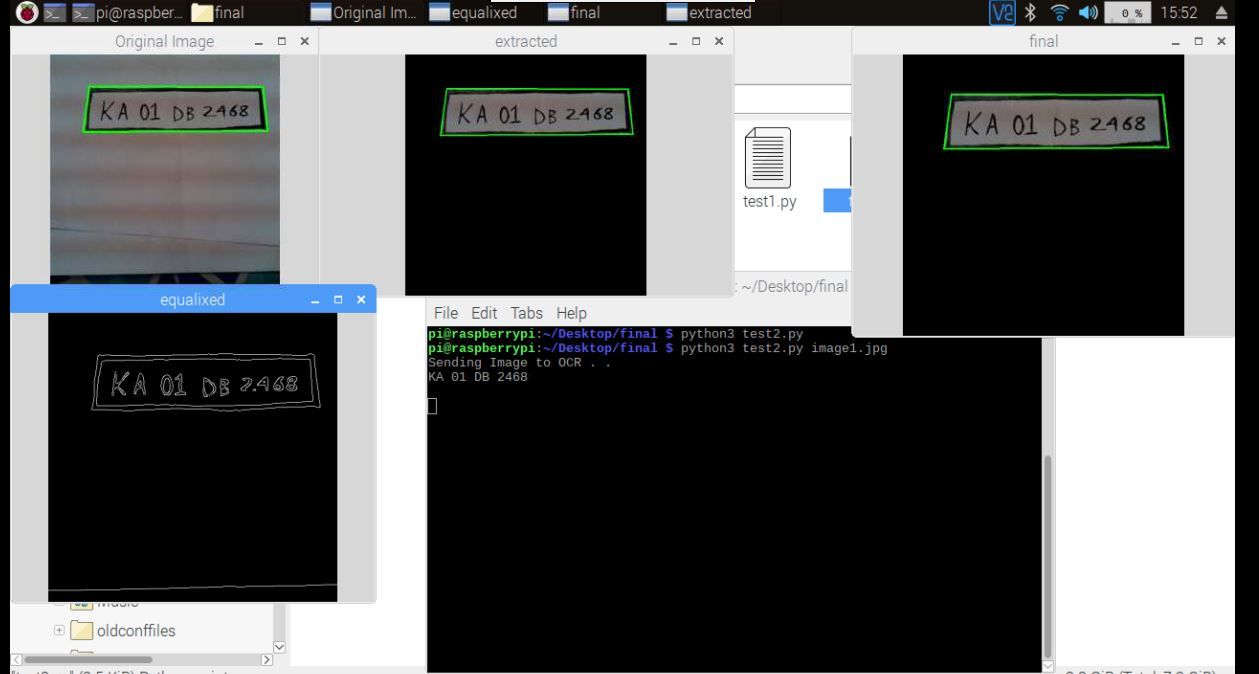
#> input picture test_image2_24-04-2018.JPG, 1259 x 674 px
$ python boodi_detection+ocr.py test_image2_24-04-2018.JPG   (older library calls are emulated)
#> lines starting #> are read from the running program, lines starting #| are printed output that depends on the picture; after the words box and inside, x2 and y2 are one past the last pixel; in counts of white or black regions, pixels touching at a corner belong together
import cv2
import numpy as np
from google.cloud import vision
from google.cloud.vision import types
import os,sys

filename=sys.argv[1]

os.environ['GOOGLE_APPLICATION_CREDENTIALS'] = 'boodi.json'
client = vision.ImageAnnotatorClient()
# Reading Image
img = cv2.imread(filename)
#> img is the input picture: shape (674, 1259, 3); mean B, G, R 96.4, 95.8, 94.3
cv2.namedWindow("Original Image",cv2.WINDOW_NORMAL)
#img_gray = cv2.cvtColor(img,cv2.COLOR_RGB2HSV)
#h,s,img_gray = cv2.split(img_gray)


img_gray = cv2.cvtColor(img,cv2.COLOR_RGB2GRAY)
noise_removal = cv2.bilateralFilter(img_gray,7,85,85)

'''kernel = cv2.getStructuringElement(cv2.MORPH_RECT,(3,3))
morph_image = cv2.morphologyEx(equalize,cv2.MORPH_OPEN,kernel,iterations=2)

sub_morp_image = cv2.subtract(equalize,noise_removal)'''

ret,thresh_image = cv2.threshold(noise_removal,0,255,cv2.THRESH_OTSU+cv2.THRESH_BINARY)
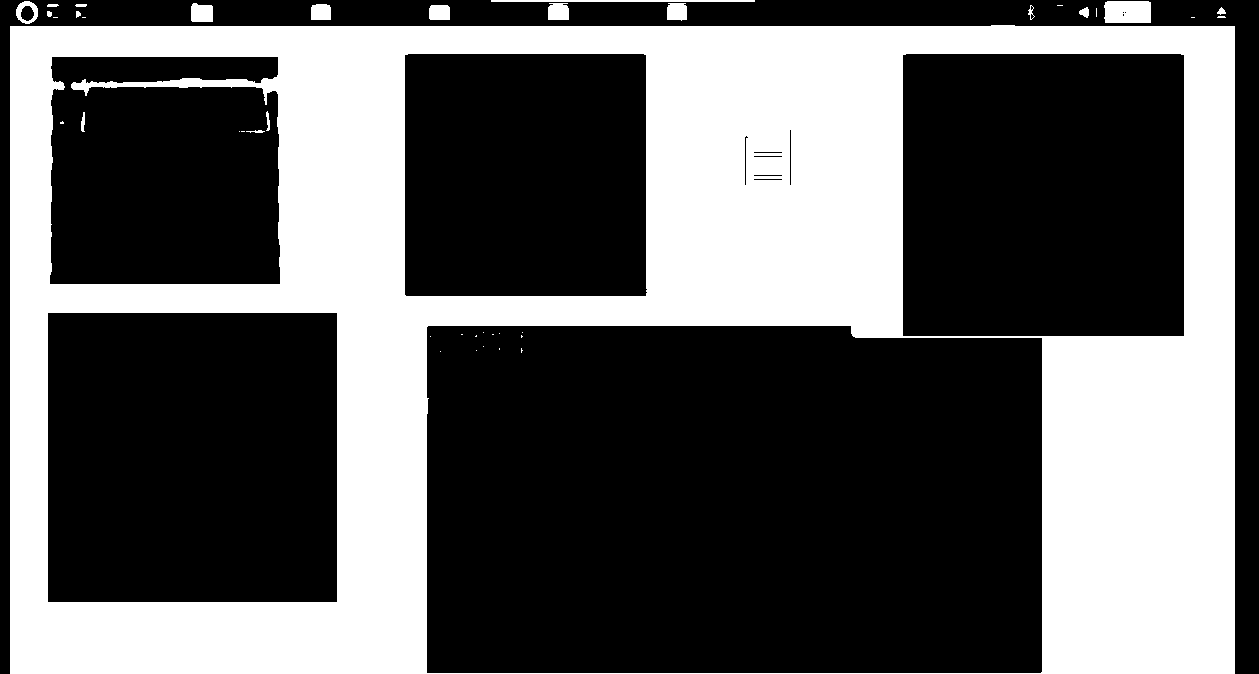
#> thresh_image: shape (674, 1259); 37.2% white; 41 white regions (22 under 20 px), largest, box (x1, y1, x2, y2) and area: (10, 25, 1235, 674) 311571, (1104, 1, 1151, 23) 1009, (491, 0, 755, 2) 528
#> ret = 122
equalize= cv2.equalizeHist(thresh_image)

canny_image = cv2.Canny(equalize,250,255)
#> canny_image: shape (674, 1259); 1.3% white in thin lines or dots
canny_image = cv2.convertScaleAbs(canny_image)

cv2.namedWindow("equalixed",cv2.WINDOW_NORMAL)
cv2.imshow("equalixed",canny_image)

kernel = np.ones((3,3), np.uint8)
dilated_image = cv2.dilate(canny_image,kernel,iterations=3)
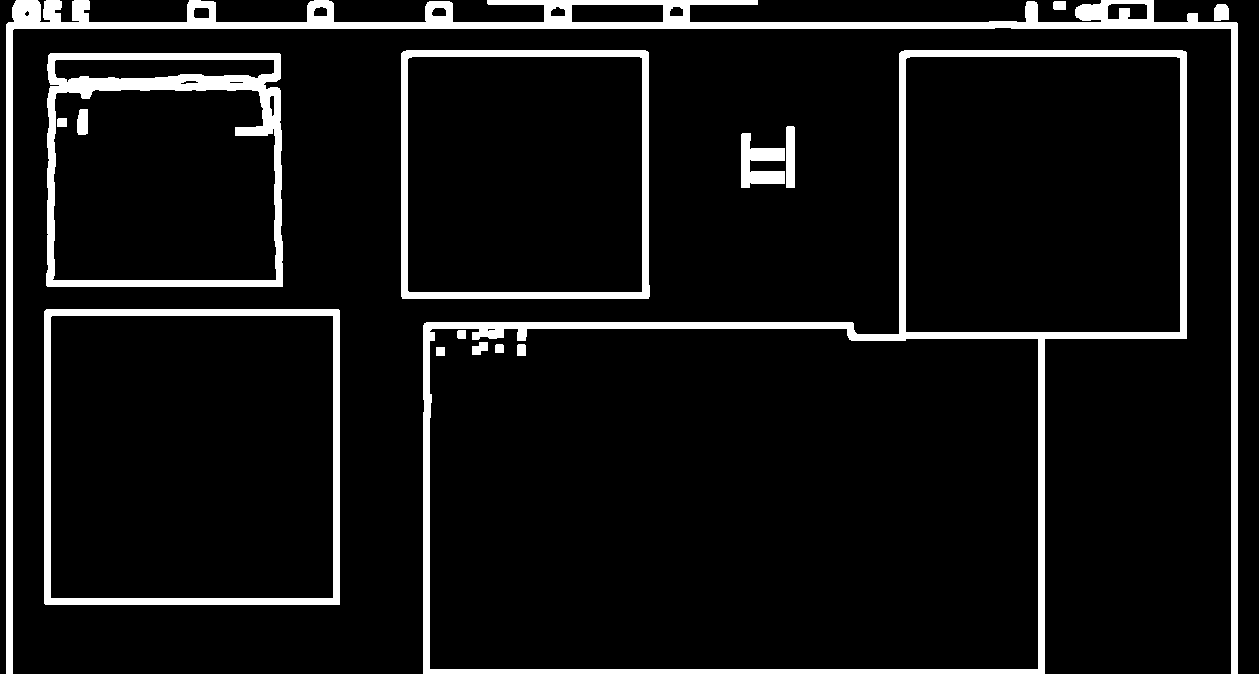
#> dilated_image: shape (674, 1259); 8.5% white; 16 white regions

new,contours, hierarchy = cv2.findContours(dilated_image, cv2.RETR_TREE, cv2.CHAIN_APPROX_SIMPLE)
#> contours = 34 contours, 2 with area under 20; largest, box (x1, y1, x2, y2) and area: (423, 50, 1187, 674) 297738, (429, 328, 1039, 670) 205203, (44, 309, 340, 605) 87022, (50, 315, 334, 599) 80086, (905, 56, 1181, 333) 75888
contours= sorted(contours, key = cv2.contourArea, reverse = True)[:10]
#> contours = 10 contours; largest, box (x1, y1, x2, y2) and area: (423, 50, 1187, 674) 297738, (429, 328, 1039, 670) 205203, (44, 309, 340, 605) 87022, (50, 315, 334, 599) 80086, (905, 56, 1181, 333) 75888

screenCnt = None
# loop over our contours
for c in contours:
 # approximate the contour
 peri = cv2.arcLength(c, True)
 approx = cv2.approxPolyDP(c, 0.06 * peri, True)  # Approximating with 6% error
 # if our approximated contour has four points, then
 # we can assume that we have found our screen
 if len(approx) == 4:  # Select the contour with 4 corners
  screenCnt = approx
  break
#> this loop made 2 passes
#> (peri, screenCnt) on pass 2: (1967.6, [[429, 331], [1037, 338], [1038, 668], [430, 669]])

final = cv2.drawContours(img, [screenCnt], -1, (0, 255, 0), 3)

mask = np.zeros(img_gray.shape,np.uint8)
new_image = cv2.drawContours(mask,[screenCnt],0,255,-1,)
#> new_image: shape (674, 1259); 24% white; 1 white region, box (x1, y1, x2, y2) and area: (429, 331, 1039, 670) 204013
new_image = cv2.bitwise_and(img,img,mask=mask)
#> new_image: shape (674, 1259, 3)

y,cr,cb = cv2.split(cv2.cvtColor(new_image,cv2.COLOR_RGB2YCrCb))
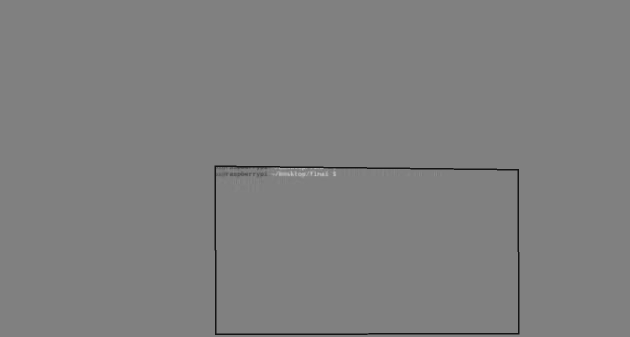
#> cr: shape (674, 1259) (shown at 1/2 size); min 21, max 199, mean 127.3
y = cv2.equalizeHist(y)
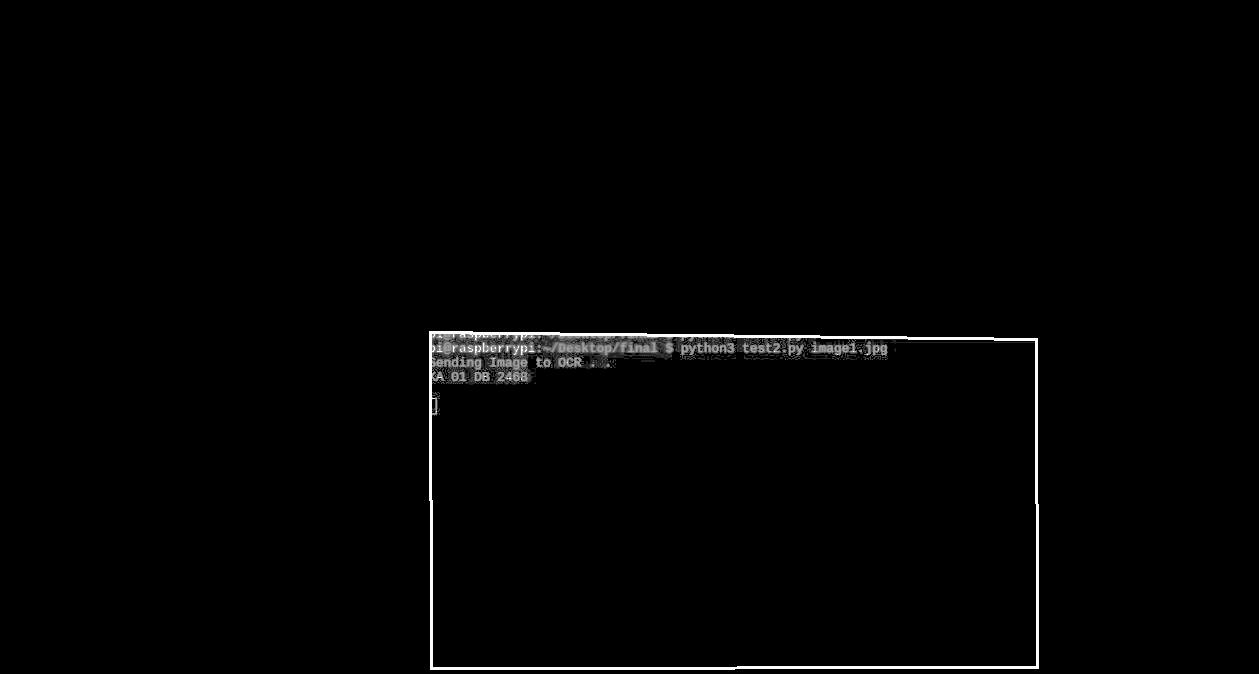
#> y: shape (674, 1259); min 0, max 255, mean 3
final_image = cv2.cvtColor(cv2.merge([y,cr,cb]),cv2.COLOR_YCrCb2RGB)

cv2.imwrite("extracted"+filename,final_image)

with open("extracted"+filename, 'rb') as image_file:
	content = image_file.read()
print("Sending Image to OCR . . ")

image = types.Image(content=content)
response = client.document_text_detection(image=image)
labels = response.full_text_annotation

print(labels.text)


cv2.namedWindow("final",cv2.WINDOW_NORMAL)
cv2.imshow('final',new_image)


cv2.namedWindow("extracted",cv2.WINDOW_NORMAL)
cv2.imshow('extracted',new_image)

cv2.imshow("Original Image",img)
cv2.waitKey()
